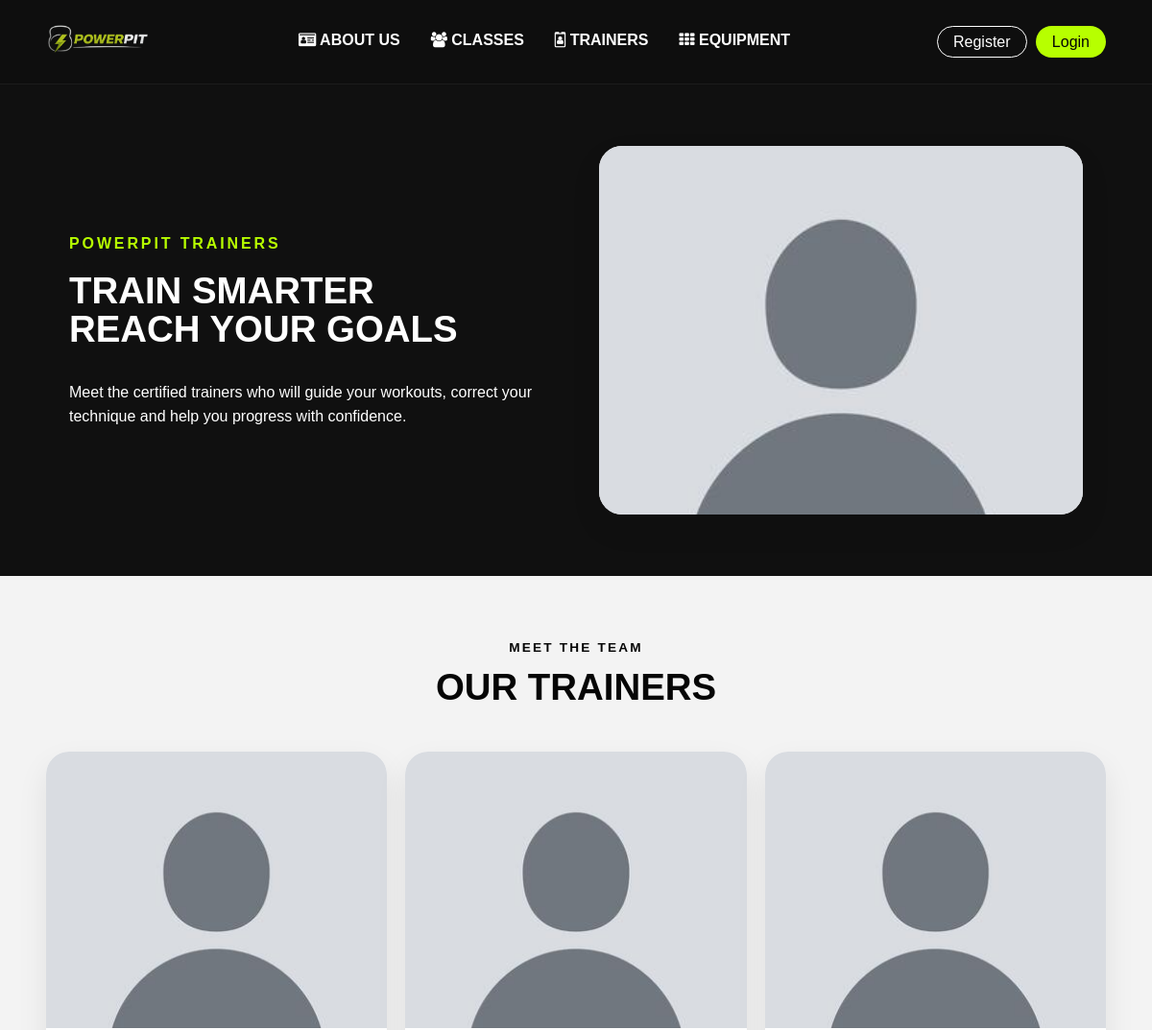
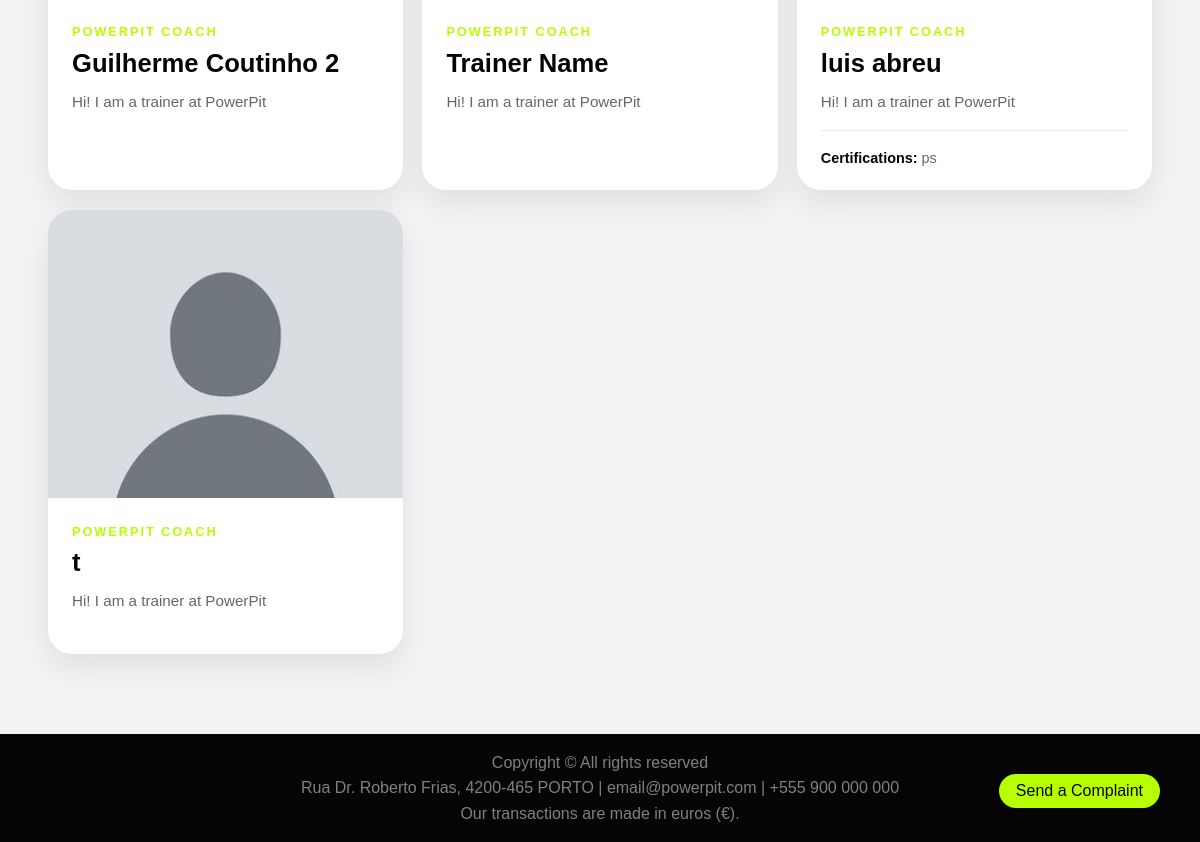
/pages/trainers.php, run on the app's committed database (2 pictures, top to bottom).
### tables this page shows
CREATE TABLE Trainers(
   TrainerId INTEGER PRIMARY KEY AUTOINCREMENT,
   UserId INTEGER NOT NULL,
   Bio NVARCHAR(500),
   Specializations NVARCHAR(255),
   Certifications NVARCHAR(255),

   UNIQUE (UserId),
   FOREIGN KEY (UserId) REFERENCES Users (UserId) ON DELETE NO ACTION ON UPDATE NO ACTION
);

CREATE TABLE Users(
   UserId INTEGER PRIMARY KEY AUTOINCREMENT,
   Name NVARCHAR(100) NOT NULL,
   Username NVARCHAR(50) NOT NULL,
   Email NVARCHAR(100) NOT NULL,
   PasswordHash NVARCHAR(255) NOT NULL,
   Role NVARCHAR(20) NOT NULL,
   ProfileImage NVARCHAR(255), Plan NVARCHAR(20) NOT NULL DEFAULT 'basic',

   UNIQUE (Username),
   UNIQUE (Email)
);

### pages/trainers.php (called while the page is built, shortened)
<?php
require_once(__DIR__ . '/../template/common.tpl.php');
require_once(__DIR__ . '/../template/trainers.tpl.php');
require_once(__DIR__ . '/../database/connection.db.php');
require_once(__DIR__ . '/../database/trainers.class.php');
$db = getDatabaseConnection();
$trainers = Trainers::getAllTrainers($db);
drawTrainersPage($trainers, $db);
?>

### database/trainers.class.php (called while the page is built, shortened)
<?php
require_once(__DIR__ . '/users.class.php');
class Trainers {
    private int $trainer_id;
    private int $user_id;
    private ?string $bio;
    private ?string $certifications;
    public function __construct(
        int $trainer_id,
        int $user_id,
        ?string $bio,
        ?string $specializations,
        ?string $certifications
    ) {
        $this->trainer_id = $trainer_id;
        $this->user_id = $user_id;
        $this->bio = $bio;
        $this->certifications = $certifications;
    }
    public function getTrainerId(): int {
        return $this->trainer_id;
    }
    public function getBio(): ?string {
        return $this->bio;
    }
    public function getCertifications(): ?string {
        return $this->certifications;
    }
    public function getUser(PDO $db): ?Users {
        return Users::getUser($db, $this->user_id);
    }
    public static function getAllTrainers(PDO $db): array {
        $stmt = $db->prepare('
            SELECT Trainers.*
            FROM Trainers
            JOIN Users ON Users.UserId = Trainers.UserId
            ORDER BY Users.Name
        ');
        $stmt->execute();
        $trainers = [];
        while ($row = $stmt->fetch()) {
            $trainers[] = new Trainers(
                (int)$row['TrainerId'],
                (int)$row['UserId'],
                $row['Bio'],
                $row['Specializations'],
                $row['Certifications']
            );
        }
        return $trainers;
    }
}

### database/users.class.php (called while the page is built, shortened)
<?php
require_once(__DIR__ . '/trainers.class.php');
class Users {
    private string $name;
    private ?string $profileImage;
    public function __construct(
        int $user_id,
        string $name,
        string $user_name,
        string $email,
        string $passwordHash,
        string $role,
        ?string $plan,
        ?string $profileImage
    ) {
        $this->name = $name;
        $this->profileImage = $profileImage;
    }
    public function getName(): string {
        return $this->name;
    }
    public function getProfileImage(): string {
        return $this->profileImage ?? 'default.png';
    }
    public static function getUser(PDO $db, int $id): ?Users {
        $stmt = $db->prepare('
            SELECT *
            FROM Users
            WHERE UserId = ?
        ');
        $stmt->execute([$id]);
        $row = $stmt->fetch();
        return new Users(
            (int)$row['UserId'],
            $row['Name'],
            $row['Username'],
            $row['Email'],
            $row['PasswordHash'],
            $row['Role'],
            $row['Plan'],
            $row['ProfileImage']
        );
    }
}
?>

### template/trainers.tpl.php (the view, shortened to what this page needs)
<?php
function drawTrainersPage(array $trainers, PDO $db): void { ?>
    <main class="marketing-page trainers_page">
        <?php
            $heroImage = '../assets/users/default.png';
            if (!empty($trainers)) {
                $firstUser = $trainers[0]->getUser($db);
                if ($firstUser !== null) {
                    $heroImage = '../assets/users/' . $firstUser->getProfileImage();
                }
            }
        ?>
        <section class="media-section feature-section flex-row dark classes_feature">
            <article class="flex-item main">
                <p class="classes_label">PowerPIT Trainers</p>
                <h1>
                    Train smarter<br>
                    Reach your goals
                </h1>
                <p>
                    Meet the certified trainers who will guide your workouts,
                    correct your technique and help you progress with confidence.
                </p>
            </article>
            <aside class="flex-item side">
                <img
                    src="<?= htmlspecialchars($heroImage) ?>"
                    alt="PowerPIT trainer"
                >
            </aside>
        </section>
        <section class="content-section classes_carousel_section">
            <header>
                <p class="classes_label">Meet the team</p>
                <h1>Our trainers</h1>
            </header>
            <?php if (empty($trainers)) { ?>
                <article class="card trainers_empty">
                    <h2>No trainers available</h2>
                    <p>There are no trainers registered at the moment.</p>
                </article>
            <?php } else { ?>
                <div class="grid trainers_grid">
                    <?php foreach ($trainers as $trainer) {
                        drawTrainerCard($trainer, $db);
                    } ?>
                </div>
            <?php } ?>
        </section>
    </main>
<?php }
function drawTrainerCard(Trainers $trainer, PDO $db): void {
    $user = $trainer->getUser($db);
    ?>
    <article class="catalog-card card trainer_card">
        <a
            href="../pages/trainer_profile.php?id=<?= htmlspecialchars((string)$trainer->getTrainerId()) ?>"
            class="trainer_card_link"
        >
            <img
                src="../assets/users/<?= htmlspecialchars($user->getProfileImage()) ?>"
                alt="<?= htmlspecialchars($user->getName()) ?>"
            >
            <div class="trainer_card_content">
                <p class="title-label">PowerPIT Coach</p>
                <h2><?= htmlspecialchars($user->getName()) ?></h2>
                <?php if ($trainer->getBio() !== null && $trainer->getBio() !== '') { ?>
                    <p class="trainer_bio">
                        <?= htmlspecialchars($trainer->getBio()) ?>
                    </p>
                <?php } ?>
                <?php if ($trainer->getCertifications() !== null && $trainer->getCertifications() !== '') { ?>
                    <p class="trainer_certifications">
                        <strong>Certifications:</strong>
                        <?= htmlspecialchars($trainer->getCertifications()) ?>
                    </p>
                <?php } ?>
            </div>
        </a>
    </article>
<?php } ?>

### css/widgets.css (style rules this page uses)
.card { background: var(--white); border-radius: var(--radius); box-shadow: var(--shadow); padding: 1.5rem; max-height: 30rem; overflow-y: auto; }
.title-label { margin: 0; font-size: 0.8rem; font-weight: 700; text-transform: uppercase; letter-spacing: 0.15em; color: var(--lime); }

### data on the page
trainers: UserId.Name "Guilherme Coutinho 2", Bio "Hi! I am a trainer at PowerPit"
trainers: UserId.Name "Trainer Name", Bio "Hi! I am a trainer at PowerPit"
trainers: UserId.Name "luis abreu", Bio "Hi! I am a trainer at PowerPit", Certifications "ps"
trainers: UserId.Name "t", Bio "Hi! I am a trainer at PowerPit"
